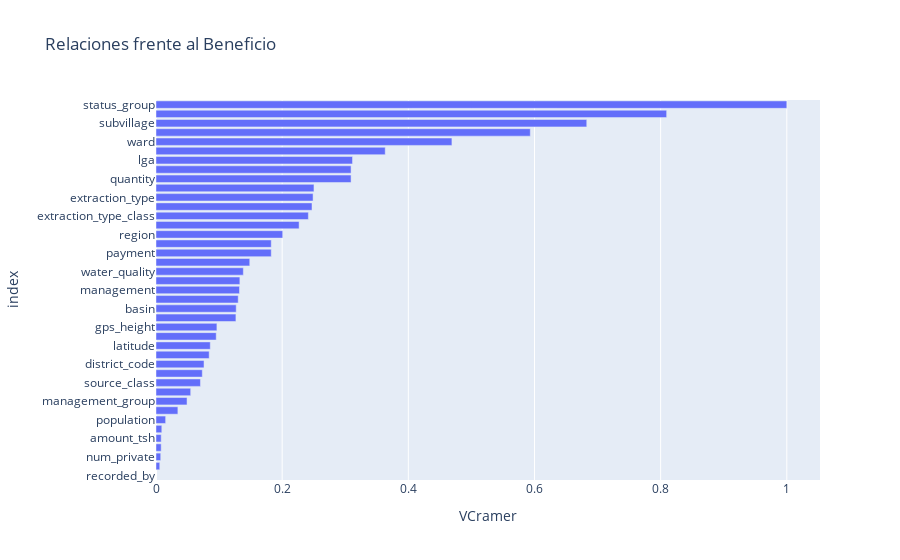

The notebook cell saved with this chart:
### Code cell
df["random"] = np.random.uniform(0,1, size=df.shape[0])
df["random2"] = np.random.uniform(0,1, size=df.shape[0])
a_sacar = ["date_recorded","funder"]
tablaCramer = pd.DataFrame(df.drop(a_sacar,axis=1).apply(lambda x: jd.cramers_v(x, df.status_group)),columns=['VCramer'])

px.bar(tablaCramer,x=tablaCramer.VCramer,title='Relaciones frente al Beneficio').update_yaxes(categoryorder="total ascending")

### Figure 1 — Plotly figure (JSON) as saved in the notebook; plotly's stock layout.template omitted (floating-point values rounded to 4 significant figures)
{"data": [{"alignmentgroup": "True", "hovertemplate": "VCramer=%{x}<br>index=%{y}<extra></extra>", "legendgroup": "", "marker": {"color": "#636efa", "pattern": {"shape": ""}}, "name": "", "offsetgroup": "", "orientation": "h", "showlegend": false, "textposition": "auto", "type": "bar", "x": [0.009194, 0.008245, 0.09656, 0.3634, 0.09549, 0.08603, 0.8095, 0.007482, 0.1272, 0.6829, 0.2009, 0.0843, 0.07612, 0.3115, 0.4691, 0.01528, 0.07342, null, 0.1303, 0.5934, 0.03469, 0.05499, 0.249, 0.2473, 0.2415, 0.1324, 0.04921, 0.1827, 0.1827, 0.1385, 0.133, 0.3092, 0.3092, 0.1486, 0.1267, 0.07049, 0.2504, 0.2269, 1, 0.008215, 0.005959], "xaxis": "x", "y": ["id", "amount_tsh", "gps_height", "installer", "longitude", "latitude", "wpt_name", "num_private", "basin", "subvillage", "region", "region_code", "district_code", "lga", "ward", "population", "public_meeting", "recorded_by", "scheme_management", "scheme_name", "permit", "construction_year", "extraction_type", "extraction_type_group", "extraction_type_class", "management", "management_group", "payment", "payment_type", "water_quality", "quality_group", "quantity", "quantity_group", "source", "source_type", "source_class", "waterpoint_type", "waterpoint_type_group", "status_group", "random", "random2"], "yaxis": "y"}], "layout": {"barmode": "relative", "legend": {"tracegroupgap": 0}, "title": {"text": "Relaciones frente al Beneficio"}, "xaxis": {"anchor": "y", "domain": [0, 1], "title": {"text": "VCramer"}}, "yaxis": {"anchor": "x", "categoryorder": "total ascending", "domain": [0, 1], "title": {"text": "index"}}}}
